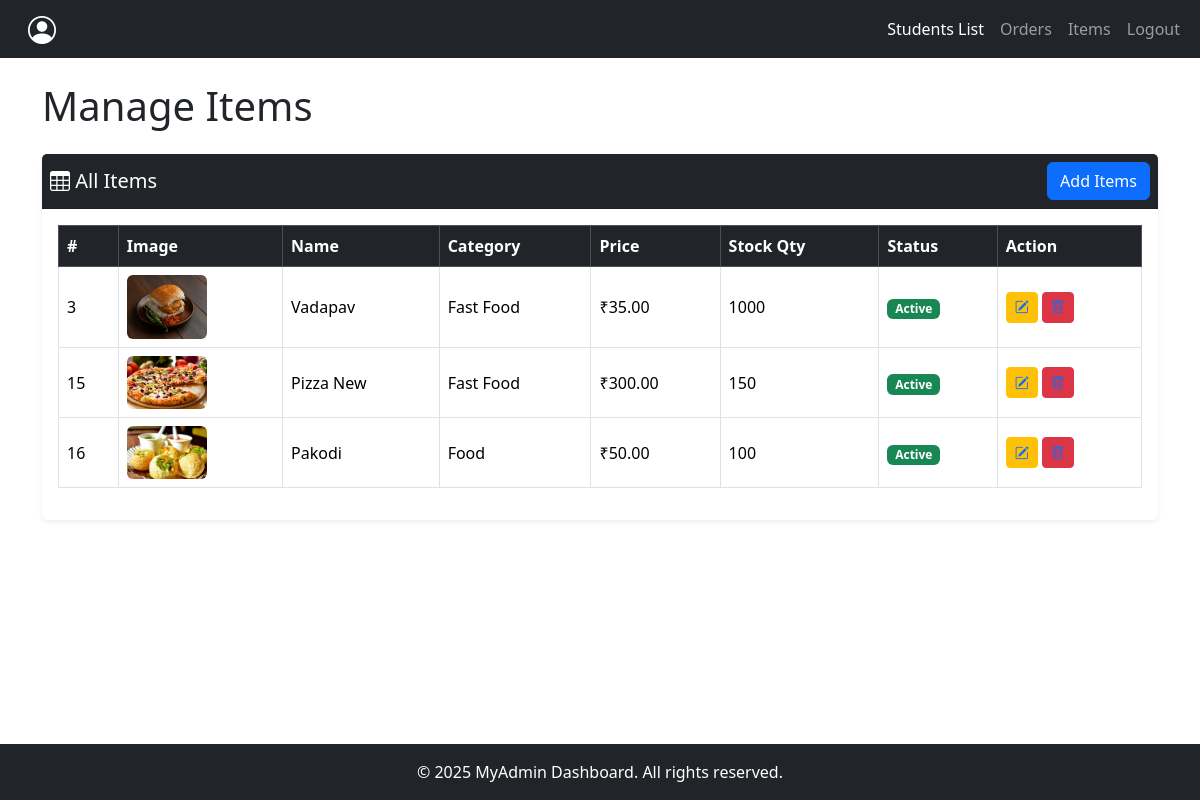
The page /items.php on the database its author committed.
### tables this page shows
CREATE TABLE `items` (
  `id` int(11) NOT NULL,
  `name` varchar(100) NOT NULL,
  `category` varchar(50) NOT NULL,
  `price` decimal(10,2) NOT NULL,
  `quantity` int(11) NOT NULL,
  `stockqty` varchar(50) NOT NULL,
  `image` varchar(255) NOT NULL,
  `status` enum('Active','InActive') DEFAULT 'Active',
  `remarks` text NOT NULL,
  `enter_datetime` timestamp NOT NULL DEFAULT current_timestamp()
);

### items.php (the view, shortened to what this page needs)
<?php
include 'includes/nav.php';
?>
  <div class="container my-4 flex-grow-1">
    <h1 class="mb-4">Manage Items</h1>
    <div class="card shadow-sm border-0">
      <div class="card-header bg-dark text-white d-flex justify-content-between align-items-center p-2">
        <h5 class="mb-0"><i class="bi bi-table"></i> All Items</h5>
        <a href="add_items.php" class="btn btn-primary float-right">Add Items</a>
      </div>
      <div class="card-body table-responsive">
        <table class="table table-bordered table-hover align-middle">
          <thead class="table-dark">
            <tr>
              <th>#</th>
              <th>Image</th>
              <th>Name</th>
              <th>Category</th>
              <th>Price</th>
              <th>Stock Qty</th>
              <th>Status</th>
              <th>Action</th>
            </tr>
          </thead>
          <tbody>
            <?php
              $sql = "SELECT * from items";
              $query = mysqli_query($conn,$sql);
              while($row = mysqli_fetch_assoc($query)){
                ?>
                  <tr>
                    <td><?php echo $row['id'] ?></td>
                    <td><img src="<?php echo $row['image']; ?>" width="80px" class="rounded" alt="item"></td>
                    <td><?php echo $row['name'] ?></td>
                    <td><?php echo $row['category'] ?></td>
                    <td>₹<?php echo $row['price'] ?></td>
                    <td><?php echo $row['stockqty'] ?></td>
                    <td><span class="badge <?php if($row['status'] == 'Active'){echo 'bg-success';} else{echo 'bg-danger';}?>"><?php echo $row['status'] ?></span></td>
                    <td>
                      <button class="btn btn-sm btn-warning"><a href="edit_items.php?id=<?php echo $row['id']; ?>"><i class="bi bi-pencil-square"></i></a></button>
                      <button class="btn btn-sm btn-danger"><a href="deletedb.php?id=<?php echo $row['id']; ?>&db=items"><i class="bi bi-trash"></i></a></button>
                    </td>
                  </tr>
                <?php
              }
            ?>
          </tbody>
        </table>
      </div>
    </div>
  </div>
<?php include 'includes/footer.php'; ?>

### rows shown on the page
items: id "3", image (picture), name "Vadapav", category "Fast Food", price "35.00", stockqty "1000", status "Active"
items: id "15", image (picture), name "Pizza New", category "Fast Food", price "300.00", stockqty "150", status "Active"
items: id "16", image (picture), name "Pakodi", category "Food", price "50.00", stockqty "100", status "Active"
